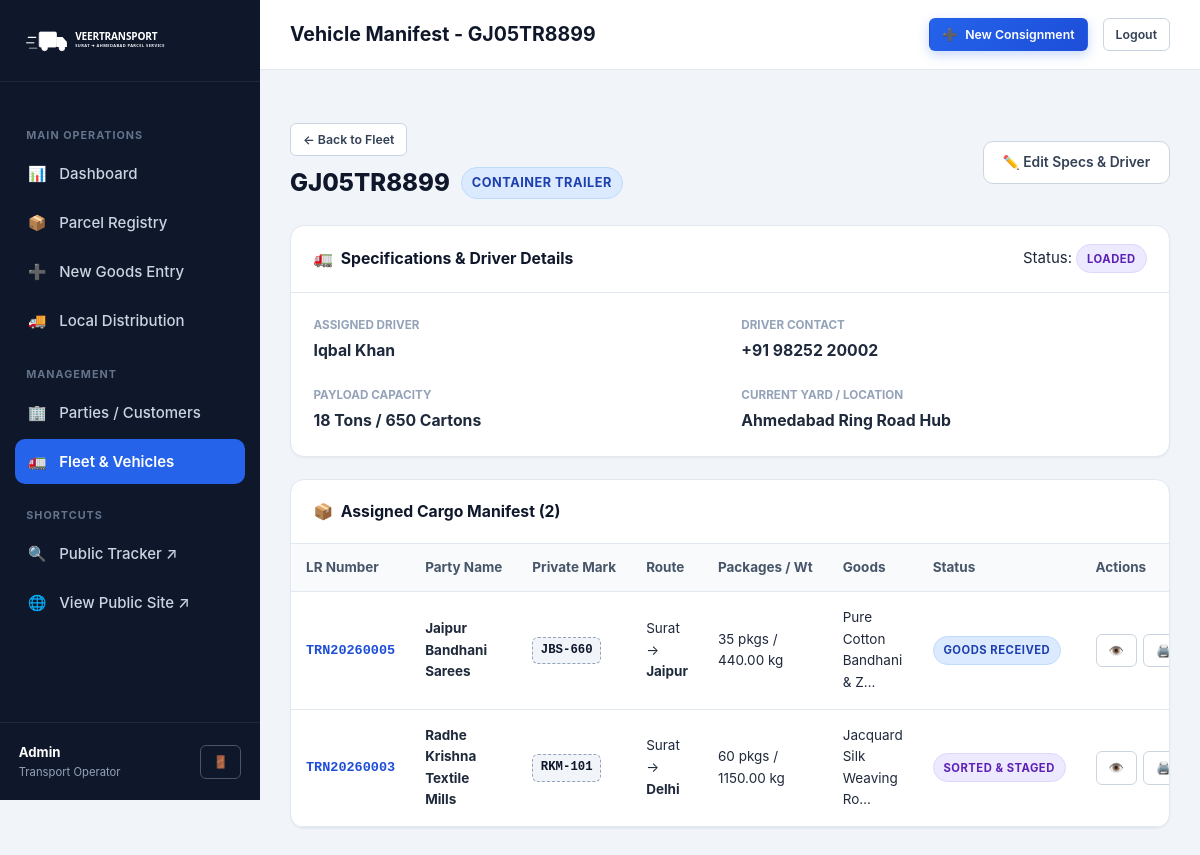
Page /vehicles/2/ (signed in) on the committed database.
### transport/models.py (models this page shows, shortened)
class Vehicle(models.Model):
    TYPE_CHOICES = [
        ('HEAVY_TRUCK', 'Heavy Line Truck (Surat Main Line)'),
        ('TEMPO', 'Local Distribution Tempo'),
        ('MINI_TRUCK', 'Mini Truck / Pickup'),
        ('CONTAINER', 'Container Trailer'),
        ('E_LOADER', 'Electric Mini Loader'),
    ]
    STATUS_CHOICES = [
        ('AVAILABLE', 'Available / Ready'),
        ('LOADED', 'Loaded'),
        ('IN_TRANSIT', 'In Transit'),
        ('UNDER_MAINTENANCE', 'Under Maintenance'),
    ]
    vehicle_number = models.CharField(max_length=30, unique=True, verbose_name="Vehicle Number")
    vehicle_type = models.CharField(max_length=30, choices=TYPE_CHOICES, default='TEMPO', verbose_name="Vehicle Type")
    driver_name = models.CharField(max_length=100, verbose_name="Driver Name")
    driver_contact = models.CharField(max_length=20, verbose_name="Driver Contact")
    capacity = models.CharField(max_length=50, verbose_name="Load Capacity", help_text="e.g. 9.5 Tons / 400 Boxes")
    current_location = models.CharField(max_length=100, default="Saroli Godown, Surat", verbose_name="Current Location")
    status = models.CharField(max_length=30, choices=STATUS_CHOICES, default='AVAILABLE', verbose_name="Availability Status")
    created_at = models.DateTimeField(auto_now_add=True)
    updated_at = models.DateTimeField(auto_now=True)
    class Meta:
        ordering = ['vehicle_number']
        verbose_name = "Vehicle / Tempo"
        verbose_name_plural = "Vehicles / Fleet"

class Parcel(models.Model):
    STATUS_CHOICES = [
        ('RECEIVED', 'Goods Received'),
        ('SORTED', 'Sorted & Staged'),
        ('VEHICLE_ASSIGNED', 'Vehicle Assigned'),
        ('IN_TRANSIT', 'In Transit'),
        ('OUT_FOR_DELIVERY', 'Out for Delivery'),
        ('DELIVERED', 'Delivered'),
        ('CANCELLED', 'Cancelled'),
    ]
    consignment_number = models.CharField(
        max_length=30,
        unique=True,
        verbose_name="Consignment / LR Number",
        help_text="Unique transport identification number, e.g. TRN20260001"
    )
    party = models.ForeignKey(
        Party,
        on_delete=models.SET_NULL,
        null=True,
        blank=True,
        related_name="parcels",
        verbose_name="Party / Client"
    )
    party_name_text = models.CharField(
        max_length=150,
        blank=True,
        verbose_name="Party Name",
        help_text="Direct party name if not selecting an existing party"
    )
    private_mark = models.CharField(
        max_length=100,
        verbose_name="Private Mark",
        help_text="Crucial private mark on cartons/bales (e.g. ABC-458, SGT-991)"
    )
    sender_name = models.CharField(max_length=150, verbose_name="Sender Name (Consignor)")
    sender_city = models.CharField(max_length=100, default="Surat", verbose_name="Sender City")
    receiver_name = models.CharField(max_length=150, verbose_name="Receiver Name (Consignee)")
    receiver_phone = models.CharField(max_length=20, verbose_name="Receiver Contact Number")
    source = models.CharField(max_length=100, default="Surat", verbose_name="Source / Origin")
    destination = models.CharField(max_length=100, default="Ahmedabad", verbose_name="Destination Hub / City")
    package_count = models.PositiveIntegerField(default=1, verbose_name="Number of Packages / Bales")
    goods_description = models.CharField(
        max_length=255,
        verbose_name="Goods Description",
        help_text="e.g. Textile Sarees, Yarn spools, Diamond machinery parts"
    )
    weight = models.DecimalField(max_digits=10, decimal_places=2, verbose_name="Weight (kg)")
    vehicle = models.ForeignKey(
        Vehicle,
        on_delete=models.SET_NULL,
        null=True,
        blank=True,
        related_name="assigned_parcels",
        verbose_name="Assigned Vehicle"
    )
    vehicle_number_text = models.CharField(max_length=30, blank=True, verbose_name="Vehicle Number (Manual / External)")
    driver_name_text = models.CharField(max_length=100, blank=True, verbose_name="Driver Name")
    driver_contact_text = models.CharField(max_length=20, blank=True, verbose_name="Driver Contact")
    receiving_date = models.DateField(default=timezone.now, verbose_name="Receiving Date")
    expected_delivery_date = models.DateField(null=True, blank=True, verbose_name="Expected Delivery Date")
    actual_delivery_date = models.DateTimeField(null=True, blank=True, verbose_name="Actual Delivery Date")
    status = models.CharField(
        max_length=30,
        choices=STATUS_CHOICES,
        default='RECEIVED',
        verbose_name="Current Status"
    )
    remarks = models.TextField(blank=True, verbose_name="Remarks / Special Handling Instructions")
    created_at = models.DateTimeField(auto_now_add=True)
    updated_at = models.DateTimeField(auto_now=True)
    class Meta:
        ordering = ['-receiving_date', '-created_at']
        verbose_name = "Parcel / Consignment"
        verbose_name_plural = "Parcels / Consignments"
    def get_party_display(self):
        if self.party:
            return self.party.name
        return self.party_name_text or "General Consignment"

class Party(models.Model):
    name = models.CharField(max_length=150, verbose_name="Party Name")
    contact_person = models.CharField(max_length=100, verbose_name="Contact Person")
    phone = models.CharField(max_length=20, verbose_name="Phone Number")
    address = models.TextField(verbose_name="Address")
    city = models.CharField(max_length=100, verbose_name="City")
    gst_number = models.CharField(max_length=20, blank=True, verbose_name="GST Number")
    private_mark = models.CharField(
        max_length=100,
        verbose_name="Private Mark",
        help_text="Standard private identification mark used for this party's parcels (e.g. ABC-458)"
    )
    created_at = models.DateTimeField(auto_now_add=True)
    class Meta:
        ordering = ['name']
        verbose_name = "Party / Customer"
        verbose_name_plural = "Parties / Customers"

### transport/views.py (the view)
# urls.py: path('vehicles/<int:pk>/', views.vehicle_detail, name='vehicle_detail'),
@login_required
def vehicle_detail(request, pk):
    vehicle = get_object_or_404(Vehicle, pk=pk)
    assigned_parcels = vehicle.assigned_parcels.all().order_by('-receiving_date')
    tempo_assignments = vehicle.tempo_assignments.all().order_by('-assigned_date')
    context = {
        'vehicle': vehicle,
        'assigned_parcels': assigned_parcels,
        'tempo_assignments': tempo_assignments,
        'title': f'Vehicle Manifest - {vehicle.vehicle_number}',
    }
    return render(request, 'vehicle_detail.html', context)

### templates/vehicle_detail.html
{% extends 'base_admin.html' %}
{% load static %}
{% block page_title %}Vehicle Manifest - {{ vehicle.vehicle_number }}{% endblock %}
{% block content %}
<div style="display: flex; justify-content: space-between; align-items: center; margin-bottom: 1.5rem; flex-wrap: wrap; gap: 1rem;">
  <div>
    <a href="{% url 'vehicle_list' %}" class="btn btn-secondary btn-sm" style="margin-bottom: 0.5rem;">
      &larr; Back to Fleet
    </a>
    <div style="display: flex; align-items: center; gap: 0.75rem;">
      <h2 style="font-size: 1.6rem; font-weight: 800; color: var(--slate-900);">
        {{ vehicle.vehicle_number }}
      </h2>
      <span class="badge badge-received" style="font-size: 0.85rem;">
        {{ vehicle.get_vehicle_type_display }}
      </span>
    </div>
  </div>
  <div style="display: flex; gap: 0.75rem;">
    <a href="{% url 'vehicle_edit' vehicle.pk %}" class="btn btn-secondary">
      ✏️ Edit Specs &amp; Driver
    </a>
  </div>
</div>
<div class="panel" style="margin-bottom: 1.5rem;">
  <div class="panel-header">
    <h3 class="panel-title"><span>🚛</span> Specifications &amp; Driver Details</h3>
    <div>
      Status:
      {% if vehicle.status == 'AVAILABLE' %}
        <span class="badge badge-delivered">Ready / Available</span>
      {% elif vehicle.status == 'LOADED' %}
        <span class="badge badge-sorted">Loaded</span>
      {% elif vehicle.status == 'IN_TRANSIT' %}
        <span class="badge badge-in-transit">In Transit</span>
      {% else %}
        <span class="badge badge-cancelled">Under Maintenance</span>
      {% endif %}
    </div>
  </div>
  <div class="panel-body">
    <div class="form-grid">
      <div>
        <div class="track-info-label">Assigned Driver</div>
        <div class="track-info-val">{{ vehicle.driver_name }}</div>
      </div>
      <div>
        <div class="track-info-label">Driver Contact</div>
        <div class="track-info-val">{{ vehicle.driver_contact }}</div>
      </div>
      <div>
        <div class="track-info-label">Payload Capacity</div>
        <div class="track-info-val">{{ vehicle.capacity }}</div>
      </div>
      <div>
        <div class="track-info-label">Current Yard / Location</div>
        <div class="track-info-val">{{ vehicle.current_location }}</div>
      </div>
    </div>
  </div>
</div>
<div class="panel">
  <div class="panel-header">
    <h3 class="panel-title">
      <span>📦</span> Assigned Cargo Manifest ({{ assigned_parcels.count }})
    </h3>
  </div>
  <div class="panel-body" style="padding: 0;">
    <div class="table-responsive">
      <table class="data-table">
        <thead>
          <tr>
            <th>LR Number</th>
            <th>Party Name</th>
            <th>Private Mark</th>
            <th>Route</th>
            <th>Packages / Wt</th>
            <th>Goods</th>
            <th>Status</th>
            <th>Actions</th>
          </tr>
        </thead>
        <tbody>
          {% for p in assigned_parcels %}
            <tr>
              <td>
                <a href="{% url 'parcel_detail' p.pk %}" style="font-family: var(--font-mono); font-weight: 700; color: var(--primary-700);">
                  {{ p.consignment_number }}
                </a>
              </td>
              <td><strong>{{ p.get_party_display }}</strong></td>
              <td><span class="mark-badge">{{ p.private_mark }}</span></td>
              <td>{{ p.source }} &rarr; <strong>{{ p.destination }}</strong></td>
              <td>{{ p.package_count }} pkgs / {{ p.weight }} kg</td>
              <td>{{ p.goods_description|truncatechars:25 }}</td>
              <td>
                <span class="badge badge-{{ p.status|lower }}">
                  {{ p.get_status_display }}
                </span>
              </td>
              <td>
                <div style="display: flex; gap: 0.4rem;">
                  <a href="{% url 'parcel_detail' p.pk %}" class="btn btn-secondary btn-sm" title="View Details">👁️</a>
                  <a href="{% url 'parcel_receipt' p.pk %}" class="btn btn-secondary btn-sm" title="Print Receipt">🖨️</a>
                </div>
              </td>
            </tr>
          {% empty %}
            <tr>
              <td colspan="8" style="text-align: center; padding: 2.5rem; color: var(--slate-400);">
                No active cargo assigned to this vehicle currently.
              </td>
            </tr>
          {% endfor %}
        </tbody>
      </table>
    </div>
  </div>
</div>
{% endblock %}

### templates/base_admin.html (shortened to what this page needs)
{% load static %}
<!DOCTYPE html>
<html lang="en">
<head>
  <link rel="stylesheet" href="{% static 'css/style.css' %}">
  <link rel="stylesheet" href="{% static 'css/print.css' %}" media="print">
</head>
<body>
<div class="admin-layout">
  <aside class="admin-sidebar">
    <div class="sidebar-header">
      <img src="{% static 'images/logo.svg' %}" alt="Logo" style="height: 36px; filter: brightness(0) invert(1);">
    </div>
    <ul class="sidebar-nav">
      <li class="sidebar-nav-title">Main Operations</li>
      <li>
        <a href="{% url 'dashboard' %}" class="sidebar-nav-link {% if request.resolver_match.url_name == 'dashboard' %}active{% endif %}">
          <span>📊</span> Dashboard
        </a>
      </li>
      <li>
        <a href="{% url 'parcel_list' %}" class="sidebar-nav-link {% if 'parcel' in request.resolver_match.url_name and request.resolver_match.url_name != 'parcel_create' %}active{% endif %}">
          <span>📦</span> Parcel Registry
        </a>
      </li>
      <li>
        <a href="{% url 'parcel_create' %}" class="sidebar-nav-link {% if request.resolver_match.url_name == 'parcel_create' %}active{% endif %}">
          <span>➕</span> New Goods Entry
        </a>
      </li>
      <li>
        <a href="{% url 'distribution_list' %}" class="sidebar-nav-link {% if request.resolver_match.url_name == 'distribution_list' %}active{% endif %}">
          <span>🚚</span> Local Distribution
        </a>
      </li>
      <li class="sidebar-nav-title">Management</li>
      <li>
        <a href="{% url 'party_list' %}" class="sidebar-nav-link {% if 'party' in request.resolver_match.url_name %}active{% endif %}">
          <span>🏢</span> Parties / Customers
        </a>
      </li>
      <li>
        <a href="{% url 'vehicle_list' %}" class="sidebar-nav-link {% if 'vehicle' in request.resolver_match.url_name %}active{% endif %}">
          <span>🚛</span> Fleet &amp; Vehicles
        </a>
      </li>
      <li class="sidebar-nav-title">Shortcuts</li>
      <li>
        <a href="{% url 'public_tracking' %}" target="_blank" class="sidebar-nav-link">
          <span>🔍</span> Public Tracker ↗
        </a>
      </li>
      <li>
        <a href="{% url 'home' %}" target="_blank" class="sidebar-nav-link">
          <span>🌐</span> View Public Site ↗
        </a>
      </li>
    </ul>
    <div class="sidebar-user">
      <div>
        <div style="font-weight: 700; font-size: 0.88rem; color: #ffffff;">{{ user.username|title }}</div>
        <div style="font-size: 0.75rem; color: #94a3b8;">Transport Operator</div>
      </div>
      <a href="{% url 'admin_logout' %}" class="btn btn-sm btn-dark" style="border: 1px solid #475569;" title="Logout">
        🚪
      </a>
    </div>
  </aside>
  <div class="admin-main">
    <header class="admin-topbar">
      <div style="display: flex; align-items: center; gap: 1rem;">
        <h1 class="topbar-title">{% block page_title %}{{ title|default:"Operations Dashboard" }}{% endblock %}</h1>
      </div>
      <div class="topbar-actions">
        <a href="{% url 'parcel_create' %}" class="btn btn-primary btn-sm">
          <span>➕</span> New Consignment
        </a>
        <a href="{% url 'admin_logout' %}" class="btn btn-secondary btn-sm">
          Logout
        </a>
      </div>
    </header>
    <div style="padding: 1.5rem 2rem 0;">
    </div>
    <main class="admin-content">
      {% block content %}{% endblock %}
    </main>
  </div>
</div>
</body>
</html>

### rows in the picture
Vehicle: vehicle_number "GJ05TR8899", vehicle_type "CONTAINER TRAILER", driver_name "Iqbal Khan", driver_contact "+91 98252 20002", capacity "18 Tons / 650 Cartons", current_location "Ahmedabad Ring Road Hub"
Parcel: consignment_number "TRN20260005", party "Jaipur Bandhani Sarees", private_mark "JBS-660", source "Surat", destination "Jaipur", package_count "35", weight "440.00", goods_description "Pure Cotton Bandhani & Z…", status "GOODS RECEIVED"
Parcel: consignment_number "TRN20260003", party "Radhe Krishna Textile Mills", private_mark "RKM-101", source "Surat", destination "Delhi", package_count "60", weight "1150.00", goods_description "Jacquard Silk Weaving Ro…", status "SORTED & STAGED"

### other values in the picture
{{ user.username|title }} "Admin"
{{ assigned_parcels.count }} "2"
